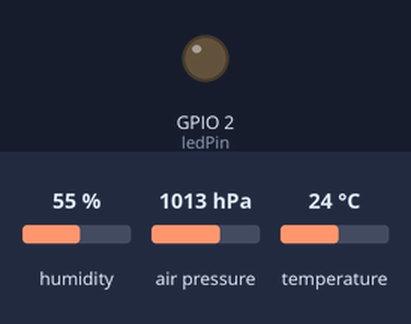
Recording of a sketch running on a simulated ESP32. On the bench: output pins drawn as LEDs (lit = HIGH). The inputs (shaded band) are chosen by the test bench; at power-on: humidity 55 %, air pressure 1013 hPa, temperature 24 °C. What the sketch prints to the serial monitor is not drawn.

Above: at 2.8 s.
2.9 s: humidity set to 79 %
5.6 s: humidity set to 82 %
At 6.9 s:
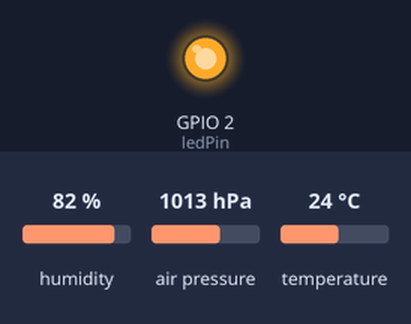
8.3 s: humidity set to 22 %
At 10.4 s:
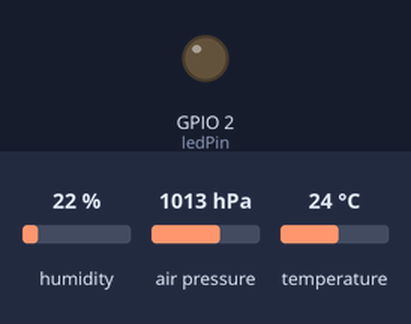
11.5 s: humidity set to 88 %
At 13.4 s:
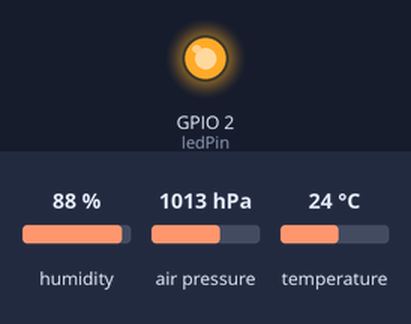
Timing chart, 0 to 14.9 s (numbered marks = the images above; inputs shaded):
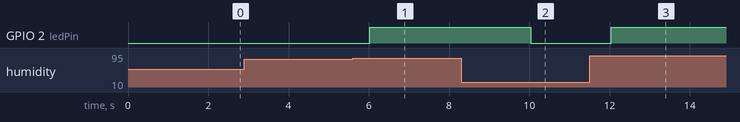

The sketch:

weather.ino
```cpp
// আবহাওয়া কেন্দ্র (BME280) — ESP32 বোর্ড
// BME280-এর VIN যাবে 3V3-এ (৫ V নয়!), GND যাবে GND-তে,
// SCL যাবে D22-এ, SDA যাবে D21-এ। এর ঠিকানা 0x76।
// LED রেজিস্টর হয়ে D2-তে থাকবে: বাতাস খুব আর্দ্র হলে জ্বলবে।

#include <Wire.h>
#include <Adafruit_BME280.h>

Adafruit_BME280 bme;              // Adafruit-এর লাইব্রেরি, আসল বোর্ডে যেটা চলে সেটাই
const int ledPin = 2;
const float humidLimit = 80;      // এর বেশি আর্দ্রতা হলে LED জ্বলবে

void setup() {
  pinMode(ledPin, OUTPUT);
  Serial.begin(115200);
  if (!bme.begin(0x76)) {         // সেন্সর না পেলে জানাও
    Serial.println("BME280 পাওয়া যায়নি: তার আর ঠিকানা দেখো");
    while (true) delay(1000);
  }
  Serial.println("BME280 পাওয়া গেছে");
}

void loop() {
  float celsius = bme.readTemperature();         // °C
  float humidity = bme.readHumidity();           // %
  float hpa = bme.readPressure() / 100.0;        // প্যাসকেল থেকে হেক্টোপ্যাসকেল
  digitalWrite(ledPin, humidity > humidLimit ? HIGH : LOW);

  Serial.print("তাপমাত্রা: ");
  Serial.print(celsius, 1);
  Serial.print(" °C, আর্দ্রতা: ");
  Serial.print(humidity, 0);
  Serial.print(" %, বায়ুচাপ: ");
  Serial.print(hpa, 1);
  Serial.println(" hPa");
  delay(2000);
}
```

Measured:
- the behaviour switches between 80 and 81 % on humidity (found by bisection; images 0 and 1)
- after the input at 2.9 s, every drawn part: stays the same
- after the input at 5.6 s, GPIO 2 (ledPin): LOW → HIGH after 0.43 s
- after the input at 8.3 s, GPIO 2 (ledPin): HIGH → LOW after 1.7 s
- after the input at 11.5 s, GPIO 2 (ledPin): LOW → HIGH after 0.55 s
